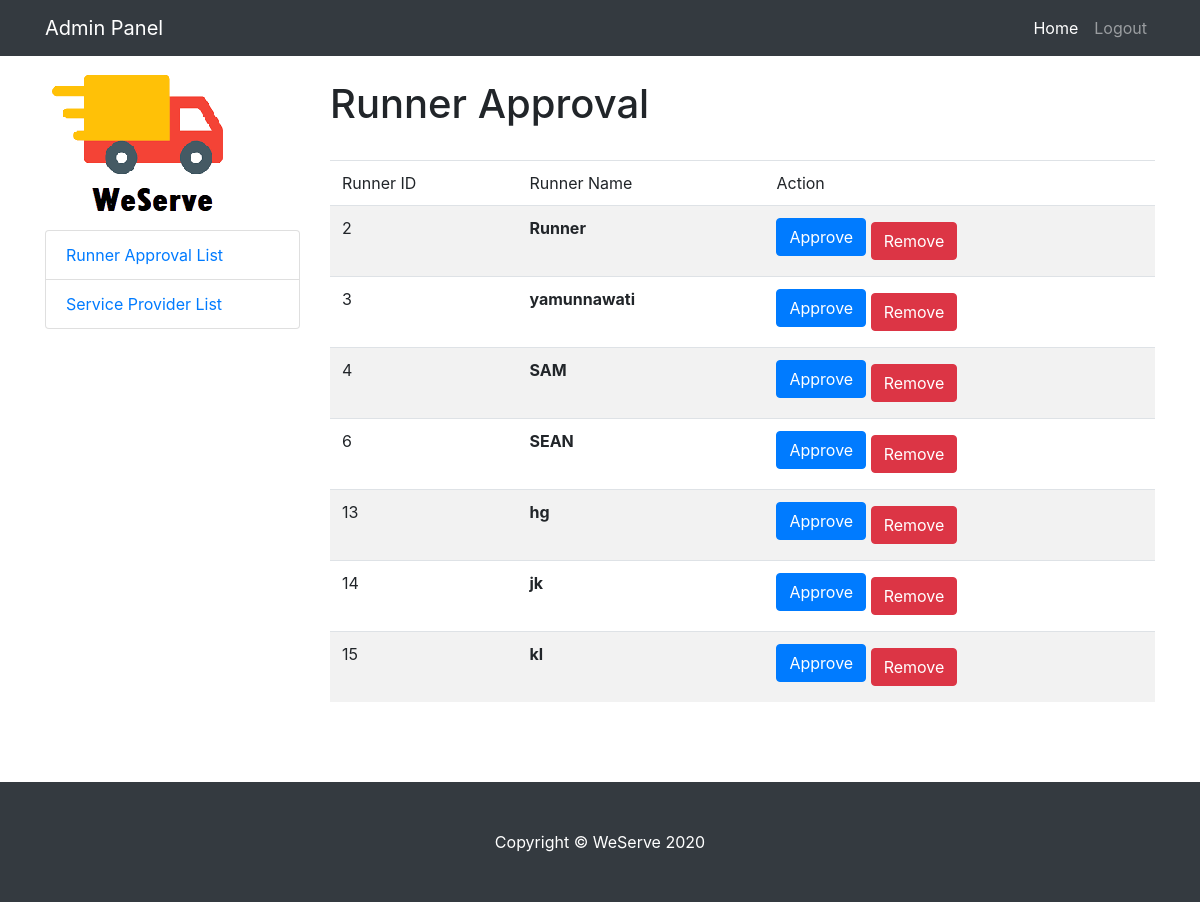
The app's page /ApplicationLayer/AdminView/admin.php with its own data.
### tables this page shows
CREATE TABLE `runner` (
  `id` int(2) NOT NULL,
  `username` varchar(50) NOT NULL,
  `R_Runner_License` varchar(50) NOT NULL,
  `R_Runner_Vehicletype` varchar(50) NOT NULL,
  `R_Runner_VehicleNo` varchar(50) NOT NULL,
  `R_Runner_PhoneNo` varchar(50) NOT NULL,
  `R_Runner_Address` varchar(50) NOT NULL,
  `R_Status` int(11) NOT NULL
);

### libs/database.php (called while the page is built, shortened)
<?php
class DB
{
  public static function connect($value='')
  {
    $pdo = new PDO(DB_TYPE.':host='.DB_HOST.';dbname='.DB_NAME, DB_USER, DB_PASS);
    $pdo->setAttribute(PDO::ATTR_ERRMODE, PDO::ERRMODE_EXCEPTION);
    return $pdo;
  }
  public static function run($sql, $args = NULL)
    {
        if (!$args)
        {
             return DB::connect()->query($sql);
        }
     }
}
?>

### BusinessServiceLayer/Adminmodel/adminmodel.php (called while the page is built, shortened)
<?php
require_once '../../libs/database.php';
class adminmodel {
	function viewRunner() {
		$sql = "select * from runner where R_Status='0'";
        return DB::run($sql);
	}
}
?>

### BusinessServiceLayer/Admincontroller/adminController.php (called while the page is built, shortened)
<?php
require_once '../../BusinessServiceLayer/Adminmodel/adminmodel.php';
class adminController {
	function viewRunner() {
		$admin = new adminmodel();
		return $admin->viewRunner();
	}
}
?>

### ApplicationLayer/AdminView/admin.php (the view, shortened to what this page needs)
<?php
require_once "../../BusinessServiceLayer/Admincontroller/adminController.php";
$admin = new adminController();
$data = $admin->viewRunner()->fetchAll();
?>
<form action="" method="POST">
<html lang="en">
<?php include('template/header.php'); ?>
  <div class="container">
    <div class="row">
      <div class="col-lg-3">
        <img src="WeServeSmall_Logo.png">
        <div class="list-group">
          <a href="admin.php" class="list-group-item">Runner Approval List</a>
          <a href="adminsp.php" class="list-group-item">Service Provider List</a>
        </div>
        </div>
      <div class="col-lg-9 col-md-5 mb-4">
<div class="cart content-wrapper">
    <br><h1>Runner Approval</h1><br>
    <form>
        <table class="table table-striped">
            <thead>
                <tr>
                    <td scope="col">Runner ID</td>
                    <td scope="col">Runner Name</td>
                    <td scope="col">Action</td>
                </tr>
                <tbody>
                <?php
          foreach($data as $row){
            ?>
            <tr>
              <td><?php echo $row['id']; ?></td>
              <td>
                <div class="font-weight-bold"><?php echo $row['username']; ?></div>
              </td>
               <td><a input type="hidden" name="id" value="<?=$row['id']?>"><input id="approve" type="submit" class="btn btn-primary mb-2" name="approve" value="Approve"></a>
               <a class="btn btn-danger" href="?delete=<?= $row['id']; ?>" >Remove</a></td>
            </tr>
            <?php
          }
          ?>
            </tbody>
            </thead>
        </table>
      </form>
</div>
</div>
</div>
</div>
<br>
<?php include('template/footer.php'); ?>
</html>

### ApplicationLayer/AdminView/css/shop-homepage.css (style rules this page uses)
body { padding-top: 56px; }

### records on screen
runner: id "2", username "Runner"
runner: id "3", username "yamunnawati"
runner: id "4", username "SAM"
runner: id "6", username "SEAN"
runner: id "13", username "hg"
runner: id "14", username "jk"
runner: id "15", username "kl"
